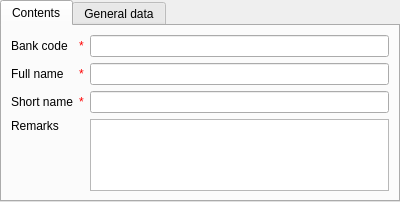
<?xml version="1.0" encoding="UTF-8"?>
<ui version="4.0">
 <class>bankCardPage</class>
 <widget class="ma::chrono::CardPage" name="bankCardPage">
  <property name="geometry">
   <rect>
    <x>0</x>
    <y>0</y>
    <width>400</width>
    <height>194</height>
   </rect>
  </property>
  <property name="windowTitle">
   <string> - Banks</string>
  </property>
  <layout class="QVBoxLayout" name="verticalLayout">
   <property name="margin">
    <number>0</number>
   </property>
   <item>
    <widget class="QTabWidget" name="tabWidget">
     <property name="currentIndex">
      <number>0</number>
     </property>
     <widget class="QWidget" name="contentsTab">
      <attribute name="title">
       <string>Contents</string>
      </attribute>
      <layout class="QGridLayout" name="gridLayout">
       <item row="3" column="1">
        <widget class="QLineEdit" name="fullNameEdit"/>
       </item>
       <item row="6" column="1" rowspan="3">
        <widget class="QTextEdit" name="remarksText">
         <property name="tabChangesFocus">
          <bool>true</bool>
         </property>
        </widget>
       </item>
       <item row="6" column="0">
        <widget class="QLabel" name="label_5">
         <property name="sizePolicy">
          <sizepolicy hsizetype="Preferred" vsizetype="Fixed">
           <horstretch>0</horstretch>
           <verstretch>0</verstretch>
          </sizepolicy>
         </property>
         <property name="text">
          <string>Remarks</string>
         </property>
        </widget>
       </item>
       <item row="5" column="1">
        <widget class="QLineEdit" name="shortNameEdit"/>
       </item>
       <item row="0" column="1">
        <widget class="QLineEdit" name="bankCodeEdit"/>
       </item>
       <item row="0" column="0">
        <layout class="QHBoxLayout" name="horizontalLayout_5">
         <item>
          <widget class="QLabel" name="label_12">
           <property name="text">
            <string>Bank code</string>
           </property>
          </widget>
         </item>
         <item>
          <widget class="QLabel" name="bankCodeAsterikLabel">
           <property name="sizePolicy">
            <sizepolicy hsizetype="Maximum" vsizetype="Preferred">
             <horstretch>0</horstretch>
             <verstretch>0</verstretch>
            </sizepolicy>
           </property>
           <property name="toolTip">
            <string>required field</string>
           </property>
           <property name="text">
            <string>&lt;!DOCTYPE HTML PUBLIC &quot;-//W3C//DTD HTML 4.0//EN&quot; &quot;http://www.w3.org/TR/REC-html40/strict.dtd&quot;&gt;
&lt;html&gt;
&lt;head&gt;
&lt;meta name=&quot;qrichtext&quot; content=&quot;1&quot;/&gt;
&lt;/head&gt;
&lt;body&gt;
&lt;span style=&quot; color:red;&quot;&gt;*&lt;/span&gt;
&lt;/body&gt;
&lt;/html&gt;</string>
           </property>
          </widget>
         </item>
        </layout>
       </item>
       <item row="3" column="0">
        <layout class="QHBoxLayout" name="horizontalLayout_6">
         <item>
          <widget class="QLabel" name="label_6">
           <property name="text">
            <string>Full name</string>
           </property>
          </widget>
         </item>
         <item>
          <widget class="QLabel" name="fullNameAsterikLabel">
           <property name="sizePolicy">
            <sizepolicy hsizetype="Maximum" vsizetype="Preferred">
             <horstretch>0</horstretch>
             <verstretch>0</verstretch>
            </sizepolicy>
           </property>
           <property name="toolTip">
            <string>required field</string>
           </property>
           <property name="text">
            <string>&lt;!DOCTYPE HTML PUBLIC &quot;-//W3C//DTD HTML 4.0//EN&quot; &quot;http://www.w3.org/TR/REC-html40/strict.dtd&quot;&gt;
&lt;html&gt;
&lt;head&gt;
&lt;meta name=&quot;qrichtext&quot; content=&quot;1&quot;/&gt;
&lt;/head&gt;
&lt;body&gt;
&lt;span style=&quot; color:red;&quot;&gt;*&lt;/span&gt;
&lt;/body&gt;
&lt;/html&gt;</string>
           </property>
          </widget>
         </item>
        </layout>
       </item>
       <item row="5" column="0">
        <layout class="QHBoxLayout" name="horizontalLayout_7">
         <item>
          <widget class="QLabel" name="label_11">
           <property name="text">
            <string>Short name</string>
           </property>
          </widget>
         </item>
         <item>
          <widget class="QLabel" name="shortNameAsterikLabel">
           <property name="sizePolicy">
            <sizepolicy hsizetype="Maximum" vsizetype="Preferred">
             <horstretch>0</horstretch>
             <verstretch>0</verstretch>
            </sizepolicy>
           </property>
           <property name="toolTip">
            <string>required field</string>
           </property>
           <property name="text">
            <string>&lt;!DOCTYPE HTML PUBLIC &quot;-//W3C//DTD HTML 4.0//EN&quot; &quot;http://www.w3.org/TR/REC-html40/strict.dtd&quot;&gt;
&lt;html&gt;
&lt;head&gt;
&lt;meta name=&quot;qrichtext&quot; content=&quot;1&quot;/&gt;
&lt;/head&gt;
&lt;body&gt;
&lt;span style=&quot; color:red;&quot;&gt;*&lt;/span&gt;
&lt;/body&gt;
&lt;/html&gt;</string>
           </property>
          </widget>
         </item>
        </layout>
       </item>
      </layout>
     </widget>
     <widget class="QWidget" name="generalTab">
      <attribute name="title">
       <string>General data</string>
      </attribute>
      <layout class="QGridLayout" name="gridLayout_2">
       <item row="0" column="0" colspan="2">
        <widget class="QLabel" name="label_9">
         <property name="text">
          <string>User, creator</string>
         </property>
        </widget>
       </item>
       <item row="0" column="2">
        <layout class="QHBoxLayout" name="horizontalLayout">
         <item>
          <widget class="QLineEdit" name="createUserEdit">
           <property name="readOnly">
            <bool>true</bool>
           </property>
          </widget>
         </item>
         <item>
          <widget class="QToolButton" name="createUserBtn">
           <property name="sizePolicy">
            <sizepolicy hsizetype="Fixed" vsizetype="Preferred">
             <horstretch>0</horstretch>
             <verstretch>0</verstretch>
            </sizepolicy>
           </property>
           <property name="text">
            <string>...</string>
           </property>
          </widget>
         </item>
        </layout>
       </item>
       <item row="1" column="0" colspan="2">
        <widget class="QLabel" name="label_8">
         <property name="text">
          <string>Time, created</string>
         </property>
        </widget>
       </item>
       <item row="1" column="2">
        <layout class="QHBoxLayout" name="horizontalLayout_2">
         <item>
          <widget class="QLineEdit" name="createTimeEdit">
           <property name="readOnly">
            <bool>true</bool>
           </property>
          </widget>
         </item>
        </layout>
       </item>
       <item row="2" column="0">
        <widget class="QLabel" name="label_7">
         <property name="text">
          <string>User, last update</string>
         </property>
        </widget>
       </item>
       <item row="2" column="2">
        <layout class="QHBoxLayout" name="horizontalLayout_3">
         <item>
          <widget class="QLineEdit" name="updateUserEdit">
           <property name="readOnly">
            <bool>true</bool>
           </property>
          </widget>
         </item>
         <item>
          <widget class="QToolButton" name="updateUserBtn">
           <property name="sizePolicy">
            <sizepolicy hsizetype="Fixed" vsizetype="Preferred">
             <horstretch>0</horstretch>
             <verstretch>0</verstretch>
            </sizepolicy>
           </property>
           <property name="text">
            <string>...</string>
           </property>
          </widget>
         </item>
        </layout>
       </item>
       <item row="3" column="0" colspan="2">
        <widget class="QLabel" name="label_10">
         <property name="text">
          <string>Time, last update</string>
         </property>
        </widget>
       </item>
       <item row="3" column="2">
        <layout class="QHBoxLayout" name="horizontalLayout_4">
         <item>
          <widget class="QLineEdit" name="updateTimeEdit">
           <property name="readOnly">
            <bool>true</bool>
           </property>
          </widget>
         </item>
        </layout>
       </item>
       <item row="4" column="0" colspan="3">
        <spacer name="verticalSpacer_2">
         <property name="orientation">
          <enum>Qt::Vertical</enum>
         </property>
         <property name="sizeHint" stdset="0">
          <size>
           <width>358</width>
           <height>42</height>
          </size>
         </property>
        </spacer>
       </item>
      </layout>
     </widget>
    </widget>
   </item>
  </layout>
 </widget>
 <customwidgets>
  <customwidget>
   <class>ma::chrono::CardPage</class>
   <extends>QWidget</extends>
   <header location="global">ma/chrono/cardpage.h</header>
   <container>1</container>
  </customwidget>
 </customwidgets>
 <tabstops>
  <tabstop>tabWidget</tabstop>
  <tabstop>bankCodeEdit</tabstop>
  <tabstop>fullNameEdit</tabstop>
  <tabstop>shortNameEdit</tabstop>
  <tabstop>remarksText</tabstop>
  <tabstop>createUserEdit</tabstop>
  <tabstop>createUserBtn</tabstop>
  <tabstop>createTimeEdit</tabstop>
  <tabstop>updateUserEdit</tabstop>
  <tabstop>updateUserBtn</tabstop>
  <tabstop>updateTimeEdit</tabstop>
 </tabstops>
 <resources/>
 <connections/>
</ui>
